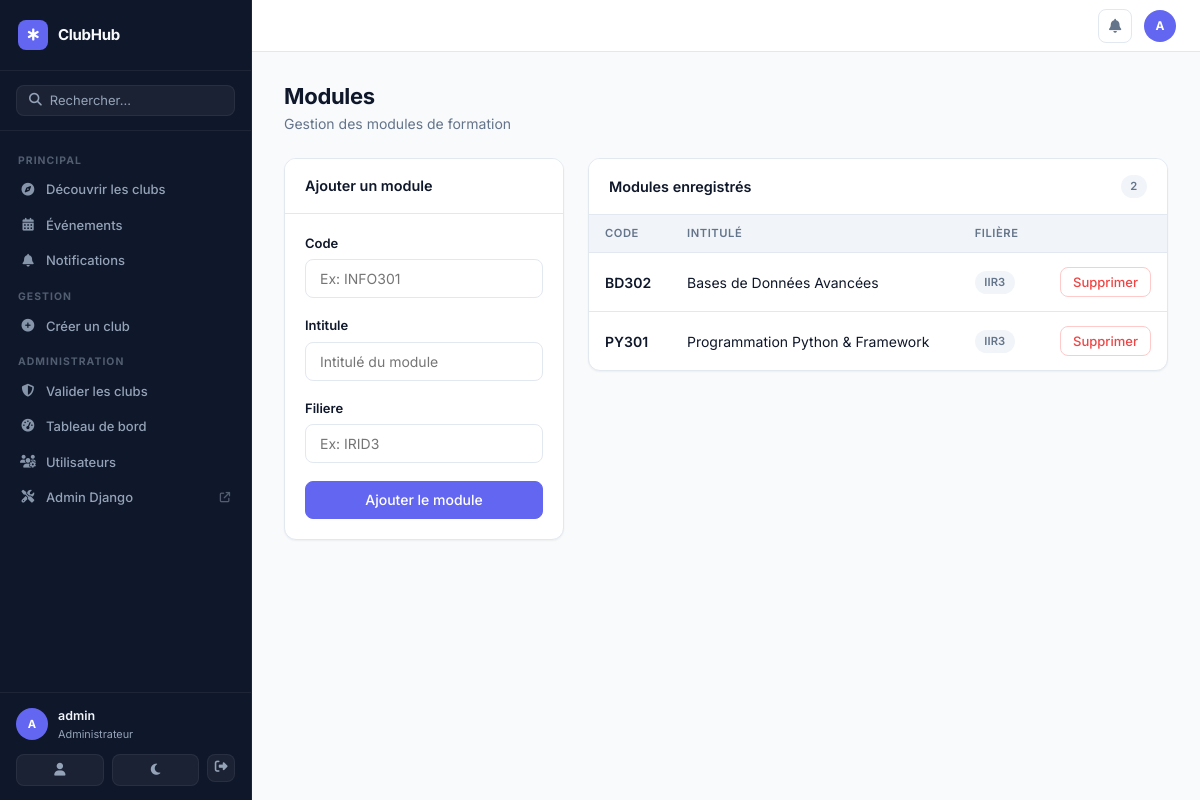
/dashboard/admin/modules/ (signed in), run on the app's committed database.
### presences/models.py (models this page shows, shortened)
class Utilisateur(AbstractUser):
    ROLE_ADMIN = 'admin'
    ROLE_ENSEIGNANT = 'enseignant'
    ROLE_ETUDIANT = 'etudiant'
    ROLE_CLUB_MANAGER = 'club_manager'
    ROLE_CHOICES = (
        ('admin', 'Administrateur'),
        ('enseignant', 'Enseignant'),
        ('etudiant', 'Étudiant'),
        ('club_manager', 'Responsable de Club'),
    )
    role = models.CharField(max_length=20, choices=ROLE_CHOICES, default='etudiant')
    cne = models.CharField(max_length=20, blank=True, null=True)
    filiere = models.CharField(max_length=50, blank=True, null=True)
    bio = models.TextField(blank=True, default='')
    avatar = models.ImageField(upload_to='avatars/', null=True, blank=True)
    phone = models.CharField(max_length=20, blank=True, default='')
    university = models.CharField(max_length=200, blank=True, default='EMSI')
    website = models.URLField(blank=True, default='')
    linkedin = models.URLField(blank=True, default='')
    @property
    def is_platform_admin(self):
        return self.role == self.ROLE_ADMIN
    def get_initials(self):
        parts = []
        if self.first_name:
            parts.append(self.first_name[0].upper())
        if self.last_name:
            parts.append(self.last_name[0].upper())
        if not parts:
            parts.append(self.username[0].upper())
        return ''.join(parts[:2])

class Module(models.Model):
    code = models.CharField(max_length=10, unique=True)
    intitule = models.CharField(max_length=100)
    filiere = models.CharField(max_length=50)

### presences/views.py (the view)
# urls.py: path('dashboard/admin/modules/', pres_views.admin_modules, name='admin_modules'),
@login_required
def admin_modules(request):
    if request.user.role != 'admin':
        return redirect('home')
    modules = Module.objects.all().order_by('filiere', 'code')
    if request.method == 'POST':
        form = ModuleForm(request.POST)
        if form.is_valid():
            form.save()
            messages.success(request, "Module ajouté avec succès.")
            return redirect('admin_modules')
    else:
        form = ModuleForm()
    return render(request, 'presences/admin_modules.html', {'modules': modules, 'form': form})

### presences/forms.py
class ModuleForm(forms.ModelForm):
    class Meta:
        model = Module
        fields = ['code', 'intitule', 'filiere']
        widgets = {
            'code': forms.TextInput(attrs={'class': 'form-control', 'placeholder': 'Ex: INFO301'}),
            'intitule': forms.TextInput(attrs={'class': 'form-control', 'placeholder': 'Intitulé du module'}),
            'filiere': forms.TextInput(attrs={'class': 'form-control', 'placeholder': 'Ex: IRID3'}),
        }

### notifications/context_processors.py (called while the page is built)
def notifications_context(request):
    ctx = {'unread_notif_count': 0, 'pending_clubs_count': 0}
    if request.user.is_authenticated:
        ctx['unread_notif_count'] = request.user.notifications.filter(is_read=False).count()
        if getattr(request.user, 'is_platform_admin', False):
            from clubs.models import Club
            ctx['pending_clubs_count'] = Club.objects.filter(status='pending').count()
    return ctx

### templates/presences/admin_modules.html (shortened to what this page needs)
{% extends 'base.html' %}
{% block content %}
<div class="flex-between mb-6">
    <div>
        <h1 style="font-size: 1.375rem; font-weight: 700; letter-spacing: -0.3px;">Modules</h1>
        <p class="text-muted text-sm">Gestion des modules de formation</p>
    </div>
</div>
<div class="grid-2">
    <div class="card" style="align-self: start;">
        <div class="card-header"><span class="card-title">Ajouter un module</span></div>
        <div class="card-body">
            <form method="post">
                {% for field in form %}
                <div class="form-group">
                    <label class="form-label">{{ field.label }}</label>
                    {{ field }}
                </div>
                {% endfor %}
                <button type="submit" class="btn btn-primary btn-block">Ajouter le module</button>
            </form>
        </div>
    </div>
    <div class="card">
        <div class="card-header">
            <span class="card-title">Modules enregistrés</span>
            <span class="badge badge-neutral">{{ modules|length }}</span>
        </div>
        {% if modules %}
        <div class="table-wrapper">
            <table class="table">
                <thead>
                    <tr>
                        <th>Code</th>
                        <th>Intitulé</th>
                        <th>Filière</th>
                        <th></th>
                    </tr>
                </thead>
                <tbody>
                    {% for m in modules %}
                    <tr>
                        <td class="fw-600">{{ m.code }}</td>
                        <td>{{ m.intitule }}</td>
                        <td><span class="badge badge-neutral">{{ m.filiere }}</span></td>
                        <td style="text-align: right;">
                            <form method="post" action="{% url 'delete_module' m.id %}"
                                  onsubmit="return confirm('Supprimer le module « {{ m.code }} » ? Toutes les séances associées seront également supprimées.');"
                                  style="display: inline;">
                                <button type="submit" class="btn btn-danger btn-sm">Supprimer</button>
                            </form>
                        </td>
                    </tr>
                    {% endfor %}
                </tbody>
            </table>
        </div>
        {% else %}
        <div class="empty-state"><p>Aucun module enregistré pour l'instant.</p></div>
        {% endif %}
    </div>
</div>
{% endblock %}

### templates/base.html (shortened to what this page needs)
{% load static %}
<!DOCTYPE html>
<html lang="fr">
<head>
  <link rel="stylesheet" href="https://cdnjs.cloudflare.com/ajax/libs/font-awesome/6.5.0/css/all.min.css">
  <link rel="stylesheet" href="{% static 'css/style.css' %}">
  <link rel="stylesheet" href="{% static 'css/clubs.css' %}">
</head>
<body class="{% block body_class %}{% endblock %}">
{% if user.is_authenticated %}
<aside class="sidebar" id="sidebar">
  <div class="sidebar-brand">
    <a href="{% url 'club_list' %}" class="brand-link">
      <div class="brand-icon"><i class="fa-solid fa-star-of-life"></i></div>
      <span class="brand-name">ClubHub</span>
    </a>
  </div>
  <div class="sidebar-search">
    <form action="{% url 'club_list' %}" method="get">
      <div class="search-input-wrap">
        <i class="fa-solid fa-magnifying-glass"></i>
        <input type="text" name="q" placeholder="Rechercher..." class="sidebar-search-input">
      </div>
    </form>
  </div>
  <nav class="sidebar-nav">
    <div class="sidebar-section-label">Principal</div>
    <a href="{% url 'club_list' %}"
       class="sidebar-link {% if request.resolver_match.url_name == 'club_list' %}active{% endif %}">
      <i class="fa-solid fa-compass"></i>
      <span>Découvrir les clubs</span>
    </a>
    <a href="{% url 'event_list' %}"
       class="sidebar-link {% if 'event' in request.resolver_match.url_name %}active{% endif %}">
      <i class="fa-solid fa-calendar-days"></i>
      <span>Événements</span>
    </a>
    <a href="{% url 'notification_list' %}"
       class="sidebar-link {% if request.resolver_match.url_name == 'notification_list' %}active{% endif %}">
      <i class="fa-solid fa-bell"></i>
      <span>Notifications</span>
    </a>
    {% if user.role == 'admin' or user.role == 'club_manager' %}
    <div class="sidebar-section-label">Gestion</div>
    <a href="{% url 'club_create' %}"
       class="sidebar-link {% if request.resolver_match.url_name == 'club_create' %}active{% endif %}">
      <i class="fa-solid fa-plus-circle"></i>
      <span>Créer un club</span>
    </a>
    {% endif %}
    {% if user.role == 'admin' %}
    <div class="sidebar-section-label">Administration</div>
    <a href="{% url 'admin_clubs' %}"
       class="sidebar-link {% if 'admin_club' in request.resolver_match.url_name %}active{% endif %}">
      <i class="fa-solid fa-shield-halved"></i>
      <span>Valider les clubs</span>
    </a>
    <a href="{% url 'dashboard_admin' %}"
       class="sidebar-link {% if 'dashboard_admin' in request.resolver_match.url_name %}active{% endif %}">
      <i class="fa-solid fa-gauge-high"></i>
      <span>Tableau de bord</span>
    </a>
    <a href="{% url 'admin_users' %}" class="sidebar-link">
      <i class="fa-solid fa-users-gear"></i>
      <span>Utilisateurs</span>
    </a>
    <a href="/admin/" class="sidebar-link" target="_blank">
      <i class="fa-solid fa-screwdriver-wrench"></i>
      <span>Admin Django</span>
      <i class="fa-solid fa-arrow-up-right-from-square" style="font-size:.65rem;margin-left:auto;opacity:.5"></i>
    </a>
    {% endif %}
  </nav>
  <div class="sidebar-footer">
    <div class="sidebar-user">
      <div class="user-avatar-sm">
        {% if user.avatar %}
          <img src="{{ user.avatar.url }}" alt="" style="width:100%;height:100%;object-fit:cover;border-radius:50%;">
        {% else %}
          {{ user.get_initials }}
        {% endif %}
      </div>
      <div class="user-meta">
        <div class="user-name-sm">{{ user.get_full_name|default:user.username }}</div>
        <div class="user-role-sm">{{ user.get_role_display }}</div>
      </div>
    </div>
    <div class="sidebar-footer-actions">
      <a href="{% url 'profile' %}" class="sidebar-action-btn" title="Profil">
        <i class="fa-solid fa-user"></i>
      </a>
      <button class="sidebar-action-btn theme-toggle" id="themeToggle" title="Changer le thème">
        <i class="fa-solid fa-moon" id="themeIcon"></i>
      </button>
      <form method="post" action="{% url 'logout' %}" style="display:inline">
        <button type="submit" class="sidebar-action-btn sidebar-action-btn--danger" title="Déconnexion">
          <i class="fa-solid fa-right-from-bracket"></i>
        </button>
      </form>
    </div>
  </div>
</aside>
<div class="main-area">
  <header class="topbar">
    <div class="topbar-actions">
      <a href="{% url 'notification_list' %}" class="topbar-icon-btn" id="notif-btn">
        <i class="fa-solid fa-bell"></i>
      </a>
      <a href="{% url 'profile' %}" class="topbar-avatar">
        {% if user.avatar %}
          <img src="{{ user.avatar.url }}" alt="">
        {% else %}
          {{ user.get_initials }}
        {% endif %}
      </a>
    </div>
  </header>
  <main class="page-content">
    {% block content %}{% endblock %}
  </main>
</div>
{% else %}
<div class="public-layout">
  {% block public_content %}{% endblock %}
</div>
{% endif %}
</body>
</html>

### data on the page
Utilisateur: get_initials "A", get_full_name "admin", role "Administrateur"
Module: code "BD302", intitule "Bases de Données Avancées", filiere "IIR3"
Module: code "PY301", intitule "Programmation Python & Framework", filiere "IIR3"

### other printed values
{{ field.label }} "Code" "Intitule" "Filiere"
{{ modules|length }} "2"
